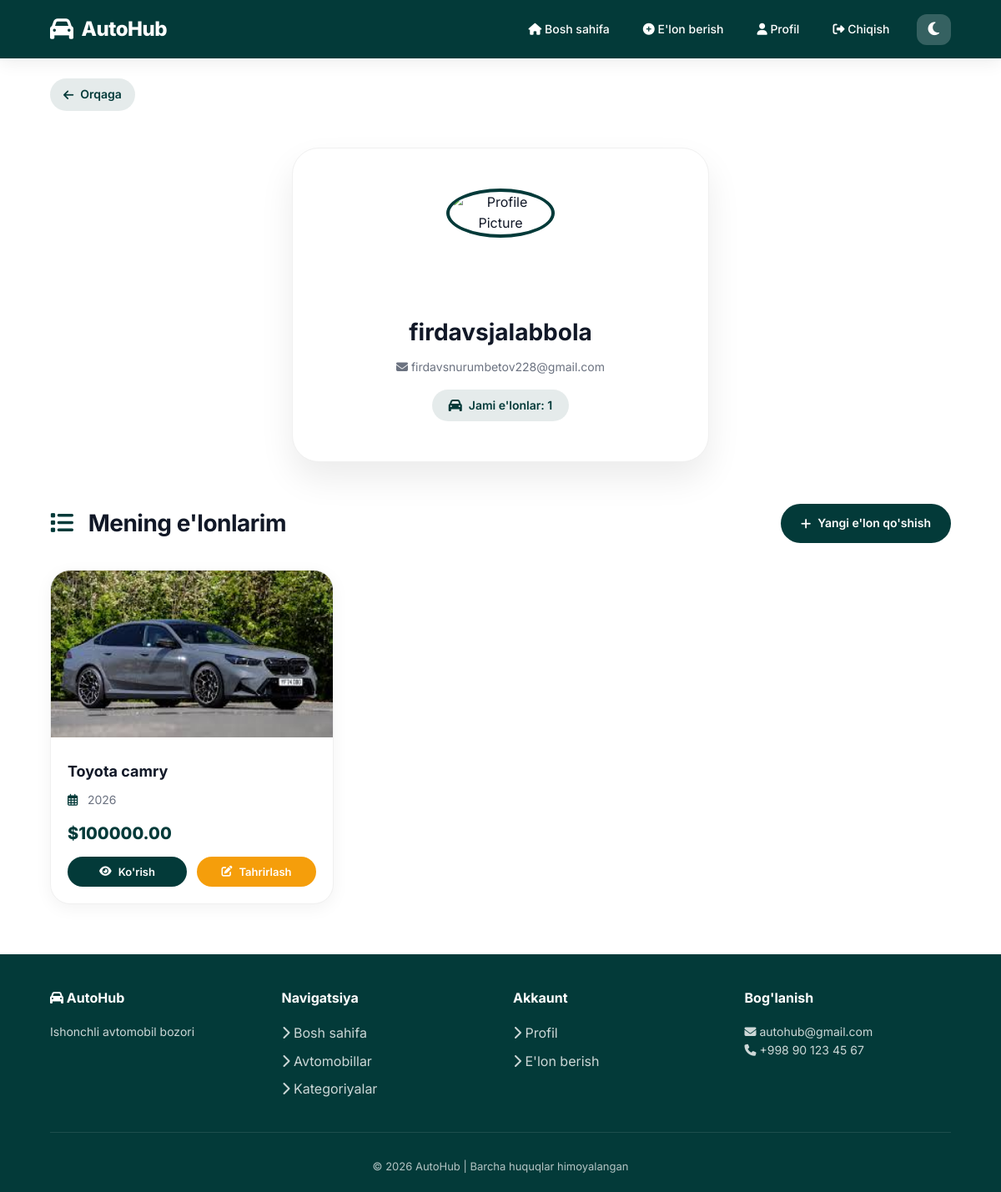
/user/profile/ (signed in), run on the app's committed database.
### listings/models.py (models this page shows, shortened)
class Listing(models.Model):
    STATUS_CHOICES = [
        ("available", "Available"),
        ("sold", "Sold")
    ]
    CATEGORY_CHOICES = [
        ("sedan", "Sedan"),
        ("suv", "SUV"),
        ("hatchback", "Hatchback"),
        ("pickup", "Pickup Truck"),
    ]
    brand = models.CharField(max_length=100)
    model = models.CharField(max_length=100)
    year = models.IntegerField()
    description = models.TextField(blank=True, null=True)
    price = models.DecimalField(max_digits=12, decimal_places=2)
    category = models.CharField(max_length=50, choices=CATEGORY_CHOICES, blank=True, null=True)
    status = models.CharField(max_length=20, choices=STATUS_CHOICES, default="available")
    slug = models.SlugField(unique=True, blank=True)
    phone = models.CharField(max_length=20, blank=True, null=True)
    email = models.EmailField(blank=True, null=True)
    created_at = models.DateTimeField(auto_now_add=True)
    updated_at = models.DateTimeField(auto_now=True)
    user = models.ForeignKey(User, on_delete=models.CASCADE, related_name="listings")
    @property
    def main_image(self):
        img = self.images.first()
        return img.image.url if img else None

class ListingImage(models.Model):
    listing = models.ForeignKey(Listing, on_delete=models.CASCADE, related_name="images")
    image = models.ImageField(upload_to="cars/")

### user/views.py (the view)
# urls.py: path("profile/", ProfileView.as_view(), name="profile"),
class ProfileView(LoginRequiredMixin, View):
    login_url = "login"
    def get(self, request):
        listings = request.user.listings.all()
        return render(request, "user/profile.html", {"listings": listings})

### templates/user/profile.html (shortened to what this page needs)
<!DOCTYPE html>
<html lang="uz">
<head>
<link rel="stylesheet" href="https://cdnjs.cloudflare.com/ajax/libs/font-awesome/6.4.0/css/all.min.css">
</head>
<body>
<div class="header">
    <div class="logo">
        <i class="fas fa-car"></i>
        <span>AutoHub</span>
    </div>
    <div class="nav">
        <a href="/"><i class="fas fa-home"></i> Bosh sahifa</a>
        <a href="{% url 'user:create_listing' %}"><i class="fas fa-plus-circle"></i> E'lon berish</a>
        <a href="{% url 'user:profile' %}"><i class="fas fa-user"></i> Profil</a>
        <a href="{% url 'user:logout' %}"><i class="fas fa-sign-out-alt"></i> Chiqish</a>
        <button onclick="toggleTheme()" id="themeBtn"><i class="fas fa-moon"></i></button>
    </div>
</div>
<div class="back">
    <a href="/"><i class="fas fa-arrow-left"></i> Orqaga</a>
</div>
<div class="profile">
    <div class="profile-img-wrapper">
        <img src="https://cdn-icons-png.flaticon.com/512/149/149071.png" alt="Profile Picture">
    </div>
    <h2>{{ user.username }}</h2>
    <p><i class="fas fa-envelope"></i> {{ user.email }}</p>
    <div class="info">
        <i class="fas fa-car"></i>
        Jami e'lonlar: {{ listings.count }}
    </div>
</div>
<div class="section">
    <div class="section-header">
        <h3><i class="fas fa-list"></i> Mening e'lonlarim</h3>
        <a href="{% url 'user:create_listing' %}" class="create-btn">
            <i class="fas fa-plus"></i> Yangi e'lon qo'shish
        </a>
    </div>
    <div class="grid">
        {% for listing in listings %}
        <div class="card">
            {% if listing.main_image %}
            <img src="{{ listing.main_image }}" alt="{{ listing.brand }} {{ listing.model }}">
            {% else %}
            <img src="https://images.unsplash.com/photo-1494976388531-d1058494cdd8?auto=format&fit=crop&w=600&q=80" alt="Car">
            {% endif %}
            <div class="card-body">
                <h4>{{ listing.brand }} {{ listing.model }}</h4>
                <p><i class="far fa-calendar-alt"></i> {{ listing.year }}</p>
                <div class="price">${{ listing.price }}</div>
                <div class="card-actions">
                    <a class="btn" href="{% url 'user:listing_detail' listing.slug %}">
                        <i class="fas fa-eye"></i> Ko'rish
                    </a>
                    <a class="btn btn-edit" href="{% url 'user:update_listing' listing.slug %}">
                        <i class="fas fa-edit"></i> Tahrirlash
                    </a>
                </div>
            </div>
        </div>
        {% endfor %}
    </div>
</div>
<div class="footer">
    <div class="footer-container">
        <div>
            <h4><i class="fas fa-car"></i> AutoHub</h4>
            <p>Ishonchli avtomobil bozori</p>
        </div>
        <div>
            <h4>Navigatsiya</h4>
            <a href="/"><i class="fas fa-chevron-right"></i> Bosh sahifa</a>
            <a href="#"><i class="fas fa-chevron-right"></i> Avtomobillar</a>
            <a href="#"><i class="fas fa-chevron-right"></i> Kategoriyalar</a>
        </div>
        <div>
            <h4>Akkaunt</h4>
            <a href="{% url 'user:profile' %}"><i class="fas fa-chevron-right"></i> Profil</a>
            <a href="{% url 'user:create_listing' %}"><i class="fas fa-chevron-right"></i> E'lon berish</a>
        </div>
        <div>
            <h4>Bog'lanish</h4>
            <p><i class="fas fa-envelope"></i> autohub@gmail.com</p>
            <p><i class="fas fa-phone"></i> +998 90 123 45 67</p>
        </div>
    </div>
    <div class="footer-bottom">© 2026 AutoHub | Barcha huquqlar himoyalangan</div>
</div>
</body>
</html>

### templates/user/profile.html (style rules this page uses)
* { margin: 0; padding: 0; box-sizing: border-box; }
body { font-family: 'Inter', -apple-system, BlinkMacSystemFont, sans-serif; background: #ffffff; color: #111827; line-height: 1.6; }
.header { background: #033A39; padding: 16px 5%; display: flex; justify-content: space-between; align-items: center; color: white; position: sticky; top: 0; z-index: 1000; box-shadow: 0 4px 20px rgba(0, 0, 0, 0.08); }
.logo { display: flex; align-items: center; gap: 10px; font-size: 24px; font-weight: 800; letter-spacing: -0.5px; }
.logo i { font-size: 28px; }
.nav { display: flex; align-items: center; gap: 8px; flex-wrap: wrap; }
.nav a { color: white; text-decoration: none; padding: 8px 16px; border-radius: 12px; transition: all 0.3s; font-weight: 500; font-size: 14px; }
#themeBtn { margin-left: 8px; padding: 8px 14px; border: none; border-radius: 12px; cursor: pointer; background: rgba(255, 255, 255, 0.2); color: white; font-size: 18px; transition: all 0.3s; }
.back { padding: 24px 5%; max-width: 1200px; margin: 0 auto; }
.back a { text-decoration: none; color: #033A39; font-weight: 600; font-size: 14px; transition: all 0.3s; display: inline-flex; align-items: center; gap: 8px; padding: 8px 16px; border-radius: 40px; background: rgba(3, 58, 57, 0.1); }
.profile { text-align: center; margin: 20px auto 40px; background: white; max-width: 500px; padding: 48px 32px; border-radius: 32px; box-shadow: 0 20px 40px rgba(0, 0, 0, 0.08); transition: transform 0.3s, box-shadow 0.3s; border: 1px solid #f0f0f0; }
.profile-img-wrapper { position: relative; width: 130px; height: 130px; margin: 0 auto 20px; }
.profile img { width: 100%; height: 100%; border-radius: 50%; object-fit: cover; border: 4px solid #033A39; transition: transform 0.3s; }
.profile h2 { font-size: 28px; margin-bottom: 8px; font-weight: 700; color: #111827; }
.profile p { font-size: 14px; color: #6b7280; margin-bottom: 16px; }
.info { display: inline-flex; align-items: center; gap: 8px; background: rgba(3, 58, 57, 0.1); padding: 8px 20px; border-radius: 40px; font-size: 14px; font-weight: 600; color: #033A39; }
.info i { font-size: 16px; }
.section { width: 90%; max-width: 1200px; margin: 50px auto; }
.section-header { display: flex; justify-content: space-between; align-items: center; margin-bottom: 32px; flex-wrap: wrap; gap: 16px; }
.section h3 { font-size: 28px; font-weight: 700; color: #111827; letter-spacing: -0.5px; }
.section h3 i { color: #033A39; margin-right: 12px; }
.create-btn { background: #033A39; color: white; padding: 12px 24px; border-radius: 40px; text-decoration: none; font-weight: 600; font-size: 14px; transition: all 0.3s; display: inline-flex; align-items: center; gap: 8px; }
.grid { display: grid; grid-template-columns: repeat(auto-fill, minmax(280px, 1fr)); gap: 30px; }
.card { background: white; border-radius: 24px; overflow: hidden; transition: all 0.4s; box-shadow: 0 5px 20px rgba(0, 0, 0, 0.05); border: 1px solid #f0f0f0; }
.card img { width: 100%; height: 200px; object-fit: cover; transition: transform 0.4s; }
.card-body { padding: 20px; }
.card-body h4 { font-size: 18px; font-weight: 700; margin-bottom: 8px; color: #111827; }
.card-body p { font-size: 14px; color: #6b7280; margin-bottom: 4px; }
.card-body p i { width: 20px; color: #033A39; }
.price { font-size: 20px; font-weight: 800; color: #033A39; margin: 12px 0; }
.btn { display: inline-flex; align-items: center; gap: 8px; margin-top: 8px; padding: 10px 20px; font-size: 14px; font-weight: 600; border-radius: 40px; text-decoration: none; background: #033A39; color: white; transition: all 0.3s; }
.btn-edit { background: #f59e0b; }
.card-actions { display: flex; gap: 12px; margin-top: 12px; }
.card-actions .btn { flex: 1; justify-content: center; margin-top: 0; padding: 8px 12px; font-size: 13px; }
.footer { background: #033A39; color: white; margin-top: 60px; padding: 40px 5% 20px; }
.footer-container { max-width: 1200px; margin: auto; display: grid; grid-template-columns: repeat(auto-fit, minmax(200px, 1fr)); gap: 30px; }
.footer h4 { margin-bottom: 16px; font-weight: 700; }
.footer p { color: rgba(255, 255, 255, 0.8); font-size: 14px; }
.footer a { color: rgba(255, 255, 255, 0.8); text-decoration: none; display: block; margin: 8px 0; transition: all 0.3s; }
.footer-bottom { text-align: center; padding-top: 30px; margin-top: 30px; border-top: 1px solid rgba(255, 255, 255, 0.1); font-size: 13px; color: rgba(255, 255, 255, 0.7); }

### data on the page
Listing: main_image (picture), brand "Toyota", model "camry", year "2026", price "100000.00"

### other printed values
{{ user.username }} "firdavsjalabbola"
{{ user.email }} "firdavsnurumbetov228@gmail.com"
{{ listings.count }} "1"
